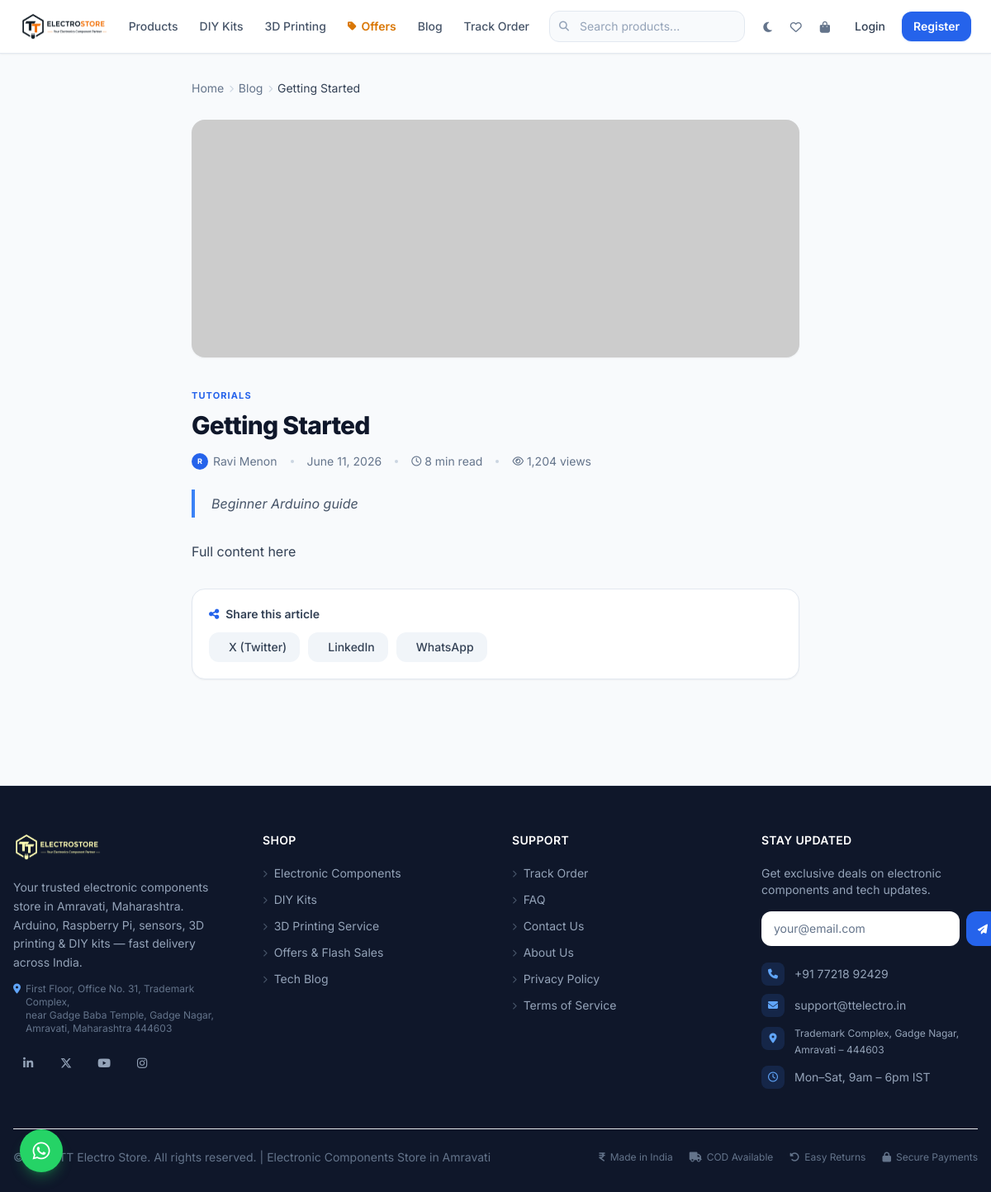
Page /arduino-guide on the committed database.
### tables this page shows
CREATE TABLE `blogs` (
  `id` int(10) UNSIGNED NOT NULL,
  `title` varchar(255) NOT NULL,
  `slug` varchar(255) NOT NULL,
  `excerpt` text DEFAULT NULL,
  `content` longtext NOT NULL,
  `thumbnail` text DEFAULT NULL,
  `author_name` varchar(255) NOT NULL DEFAULT 'TT Electro',
  `category` varchar(100) DEFAULT NULL,
  `tags` longtext DEFAULT NULL CHECK (json_valid(`tags`)),
  `reading_time` int(11) DEFAULT NULL,
  `view_count` int(11) NOT NULL DEFAULT 0,
  `created_at` datetime NOT NULL DEFAULT current_timestamp(),
  `updated_at` datetime NOT NULL DEFAULT current_timestamp() ON UPDATE current_timestamp()
);

### config/database.php (called while the page is built, shortened)
<?php
class Database {
    private static ?PDO $instance = null;
    public static function getConnection(): PDO {
        if (self::$instance !== null) return self::$instance;
        $host = getenv('DB_HOST') ?: '127.0.0.1';
        $port = getenv('DB_PORT') ?: '3306';
        $name = getenv('DB_NAME') ?: 'tt_electro_store';
        $user = getenv('DB_USER') ?: 'root';
        $pass = getenv('DB_PASS') ?: '';
        $socket = '/tmp/mysql.sock';
        $options = [
            PDO::ATTR_ERRMODE            => PDO::ERRMODE_EXCEPTION,
            PDO::ATTR_DEFAULT_FETCH_MODE => PDO::FETCH_ASSOC,
            PDO::ATTR_EMULATE_PREPARES   => false,
            PDO::MYSQL_ATTR_INIT_COMMAND => "SET NAMES utf8mb4 COLLATE utf8mb4_unicode_ci",
        ];
        try {
            if (file_exists($socket)) {
                $dsn = "mysql:unix_socket={$socket};dbname={$name};charset=utf8mb4";
            } else {
                $dsn = "mysql:host={$host};port={$port};dbname={$name};charset=utf8mb4";
            }
            self::$instance = new PDO($dsn, $user, $pass, $options);
        } catch (PDOException $e) {
            error_log('DB connection failed: ' . $e->getMessage());
            http_response_code(500);
            die('<h1 style="font-family:sans-serif;color:#e11d48">Database connection error. Please check your configuration.</h1>');
        }
        return self::$instance;
    }
}

### models/BlogModel.php (called while the page is built, shortened)
<?php
class BlogModel {
    private PDO $db;
    public function __construct() { $this->db = Database::getConnection(); }
    public function all(int $page = 1, int $perPage = ITEMS_PER_PAGE, string $category = ''): array {
        $where = ['1=1']; $params = [];
        if ($category) { $where[] = "category=?"; $params[] = $category; }
        $whereStr = implode(' AND ', $where);
        $st = $this->db->prepare("SELECT COUNT(*) FROM blogs WHERE {$whereStr}");
        $st->execute($params);
        $total = (int)$st->fetchColumn();
        $offset = ($page - 1) * $perPage;
        $st = $this->db->prepare("SELECT * FROM blogs WHERE {$whereStr} ORDER BY created_at DESC LIMIT {$perPage} OFFSET {$offset}");
        $st->execute($params);
        $items = array_map('normalizeBlog', $st->fetchAll());
        return [
            'items'       => $items,
            'total'       => $total,
            'page'        => $page,
            'per_page'    => $perPage,
            'total_pages' => (int)ceil($total / $perPage),
        ];
    }
    public function findBySlug(string $slug): ?array {
        $st = $this->db->prepare('SELECT * FROM blogs WHERE slug=?');
        $st->execute([$slug]);
        $row = $st->fetch();
        return $row ? normalizeBlog($row) : null;
    }
    public function incrementViews(int $id): void {
        $this->db->prepare('UPDATE blogs SET view_count=view_count+1 WHERE id=?')->execute([$id]);
    }
}

### helpers/sanitize.php (called while the page is built, shortened)
<?php
function clean(mixed $value): string {
    return htmlspecialchars(trim((string)$value), ENT_QUOTES | ENT_HTML5, 'UTF-8');
}
function normalizeBlog(array $row): array {
    return $row;
}

### views/blog-detail.php (the view, shortened to what this page needs)
<?php
$bm   = new BlogModel();
$blog = $bm->findBySlug($blogSlug);
$bm->incrementViews((int)$blog['id']);
$related   = $bm->all(1,3,$blog['category']??'');
?>
<div class="max-w-3xl mx-auto px-4 py-8">
  <nav class="flex items-center gap-1.5 text-sm text-slate-500 dark:text-slate-500 mb-7 flex-wrap">
    <a href="/" class="hover:text-blue-600 dark:hover:text-blue-400 transition-colors">Home</a>
    <i class="fa-solid fa-chevron-right text-[9px] text-slate-300 dark:text-slate-700"></i>
    <a href="/blogs" class="hover:text-blue-600 dark:hover:text-blue-400 transition-colors">Blog</a>
    <i class="fa-solid fa-chevron-right text-[9px] text-slate-300 dark:text-slate-700"></i>
    <span class="text-slate-700 dark:text-slate-300 truncate max-w-[220px]"><?= clean($blog['title']) ?></span>
  </nav>
  <?php if($blog['thumbnail']): ?>
  <div class="rounded-2xl overflow-hidden mb-8 bg-slate-100 dark:bg-[hsl(222,47%,13%)] shadow-sm">
    <img src="<?= clean($blog['thumbnail']) ?>" alt="<?= clean($blog['title']) ?>" class="w-full h-72 object-cover">
  </div>
  <?php endif; ?>
  <div class="mb-6">
    <?php if($blog['category']): ?>
    <span class="text-[11px] font-bold text-blue-600 dark:text-blue-400 uppercase tracking-widest"><?= clean($blog['category']) ?></span>
    <?php endif; ?>
    <h1 class="text-2xl md:text-3xl font-extrabold text-slate-900 dark:text-white mt-2 leading-tight tracking-tight"><?= clean($blog['title']) ?></h1>
    <div class="flex items-center flex-wrap gap-x-4 gap-y-1.5 mt-4 text-sm text-slate-500 dark:text-slate-400">
      <span class="flex items-center gap-1.5">
        <span class="w-5 h-5 rounded-full bg-blue-600 flex items-center justify-center text-[9px] text-white font-bold flex-shrink-0">
          <?= strtoupper(substr($blog['author_name']??'T',0,1)) ?>
        </span>
        <?= clean($blog['author_name']??'TT Electro') ?>
      </span>
      <span class="hidden sm:block w-1 h-1 rounded-full bg-slate-300 dark:bg-slate-600"></span>
      <span><?= date('F j, Y',strtotime($blog['created_at'])) ?></span>
      <?php if($blog['reading_time']): ?>
      <span class="hidden sm:block w-1 h-1 rounded-full bg-slate-300 dark:bg-slate-600"></span>
      <span class="flex items-center gap-1">
        <i class="fa-regular fa-clock text-xs"></i> <?= $blog['reading_time'] ?> min read
      </span>
      <?php endif; ?>
      <span class="hidden sm:block w-1 h-1 rounded-full bg-slate-300 dark:bg-slate-600"></span>
      <span class="flex items-center gap-1">
        <i class="fa-regular fa-eye text-xs"></i> <?= number_format($blog['view_count']) ?> views
      </span>
    </div>
  </div>
  <?php if($blog['excerpt']): ?>
  <div class="border-l-4 border-blue-500 pl-5 mb-7 py-1">
    <p class="text-base text-slate-600 dark:text-slate-300 italic leading-relaxed"><?= clean($blog['excerpt']) ?></p>
  </div>
  <?php endif; ?>
  <div class="prose prose-slate dark:prose-invert prose-sm max-w-none
              prose-headings:font-bold prose-headings:tracking-tight
              prose-a:text-blue-600 dark:prose-a:text-blue-400
              prose-code:text-pink-600 dark:prose-code:text-pink-400 prose-code:bg-slate-100 dark:prose-code:bg-white/8 prose-code:px-1 prose-code:rounded
              prose-pre:bg-slate-900 dark:prose-pre:bg-black/40 prose-pre:rounded-xl prose-pre:border prose-pre:border-slate-200 dark:prose-pre:border-white/8
              prose-blockquote:border-l-blue-500 prose-blockquote:text-slate-600 dark:prose-blockquote:text-slate-400
              text-slate-700 dark:text-slate-300 leading-relaxed">
    <?= nl2br(clean($blog['content'])) ?>
  </div>
  <div class="mt-8 p-5 rounded-2xl bg-white dark:bg-[hsl(222,47%,10%)] border border-slate-200 dark:border-white/8 shadow-sm">
    <p class="text-sm font-semibold text-slate-700 dark:text-slate-300 mb-3 flex items-center gap-2">
      <i class="fa-solid fa-share-nodes text-blue-600 dark:text-blue-400 text-sm"></i> Share this article
    </p>
    <div class="flex gap-2.5 flex-wrap">
      <?php
      $shareUrl   = urlencode("https://".$_SERVER['HTTP_HOST']."/blogs/{$blog['slug']}");
      $shareTitle = urlencode($blog['title']);
      $shares = [
        ['fa-x-twitter','bg-slate-100 dark:bg-white/8 text-slate-700 dark:text-slate-300 hover:bg-sky-50 dark:hover:bg-sky-500/10 hover:text-sky-600 dark:hover:text-sky-400', "https://twitter.com/intent/tweet?text={$shareTitle}&url={$shareUrl}", 'X (Twitter)'],
        ['fa-linkedin','bg-slate-100 dark:bg-white/8 text-slate-700 dark:text-slate-300 hover:bg-blue-50 dark:hover:bg-blue-700/10 hover:text-blue-700 dark:hover:text-blue-400',"https://www.linkedin.com/sharing/share-offsite/?url={$shareUrl}",'LinkedIn'],
        ['fa-whatsapp','bg-slate-100 dark:bg-white/8 text-slate-700 dark:text-slate-300 hover:bg-green-50 dark:hover:bg-green-500/10 hover:text-green-600 dark:hover:text-green-400',"https://wa.me/?text={$shareTitle}%20{$shareUrl}",'WhatsApp'],
      ];
      foreach($shares as [$icon,$cls,$url,$label]): ?>
      <a href="<?= $url ?>" target="_blank" rel="noopener"
         class="inline-flex items-center gap-2 px-4 py-2 rounded-xl text-sm font-medium transition-all <?= $cls ?>">
        <i class="fa-brands fa-<?= $icon ?>"></i> <?= $label ?>
      </a>
      <?php endforeach; ?>
    </div>
  </div>
</div>

### assets/css/custom.css (style rules this page uses)
html { scroll-behavior: smooth; }

### views/layout/header.php (style rules this page uses)
:root { --primary: #2563EB; --primary-light: #3b82f6; --accent: #06B6D4; --radius: 0.75rem; }
*, *::before, *::after { box-sizing: border-box; }
body { font-family: 'Inter', ui-sans-serif, system-ui, sans-serif; -webkit-font-smoothing: antialiased; }
body { background-color: #f8fafc; color: #0f172a; }

### rows in the picture
blogs: title "Getting Started", category "TUTORIALS", author_name "R", author_name "Ravi Menon", created_at "June 11, 2026", reading_time "8", view_count "1,204", excerpt "Beginner Arduino guide", content "Full content here"

### other values in the picture
$label "X (Twitter)"
$label "LinkedIn"
$label "WhatsApp"
APP_NAME "TT Electro Store"
